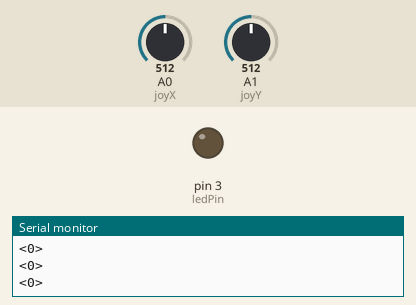
Recording of a sketch running on a simulated Arduino Uno, built with avr-gcc and run on an emulated ATmega328P. Shown: output pins drawn as LEDs (lit = HIGH), the last lines printed to the serial monitor. The inputs (shaded band) are chosen by the test bench; at power-on: A0 (joyX) = 512, A1 (joyY) = 512.

Above: at 1.2 s.
1.3 s: A0 (joyX) set to 716
At 1.7 s:
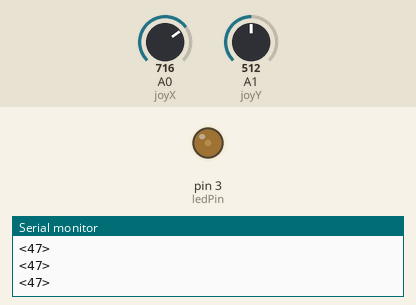
2.8 s: A0 (joyX) set to 900
At 3.9 s:
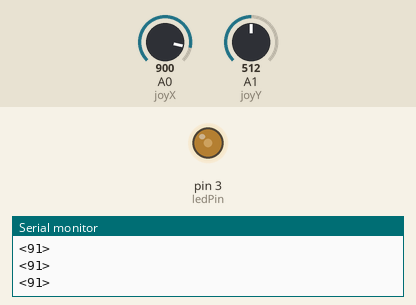
Timing chart, 0 to 5.8 s (numbered marks = the images above; inputs shaded):
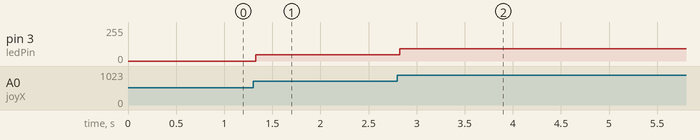

Measured:
- after the input at 1.3 s, pin 3 (ledPin): 0/255 → 47/255 at once
- after the input at 2.8 s, pin 3 (ledPin): 47/255 → 91/255 at once

The sketch:

joystick_led_control.ino
```cpp
#define joyX A0
#define joyY A1

const int ledPin = 3; //led pin on PWM pin 3
const int maxBrightness = 120; // led max bright

int initial_xValue_zero = 500;

void setup() {
  Serial.begin(38400);
  pinMode(ledPin, OUTPUT);
  Serial.println("------------------------------------------");
  Serial.println("SKETCH: joystick_led_control.ino");
  Serial.println("UPLOAD DATE: 2024 NOV 14");
  Serial.println("joystick center is 0, joystick right (away from pins) is 255");
  Serial.println("led on pin 3");
  Serial.print("led max brightness: ");
  Serial.println(maxBrightness);
  Serial.println("------------------------------------------");
  initial_xValue_zero = analogRead(joyX);
}

void loop() {
  // put your main code here, to run repeatedly:
  int xValue = analogRead(joyX);
  int yValue = analogRead(joyY);

  //print the values with to plot or view
//  Serial.print("raw X: ");
//  Serial.print(xValue);
//  Serial.print("\t");
//  Serial.print("| raw Y: ");
//  Serial.println(yValue);

//  int ledValue = map(xValue, 0,1023, 0,255);
//  int ledValue = map(xValue, 530,6, 0,250);
  // map(val, fromLow, fromHigh, toLow, toHigh)
  int ledValue = map(xValue, initial_xValue_zero, 1023, 0,maxBrightness);
  if (ledValue < 0){
    ledValue = 0;
  }
  analogWrite(ledPin, ledValue);
  String ledCommand = "<" + String(ledValue) + ">";
  Serial.println(ledCommand);
  delay(30); // at 9600 baud, cannot decrease delay less than 20ms

}
```
